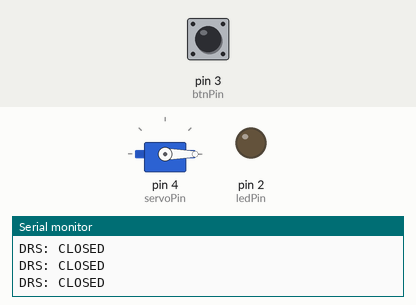
Simulated run of this sketch. Board: Arduino Uno, built with avr-gcc and run on an emulated ATmega328P. Parts: servo, output pins drawn as LEDs (lit = HIGH), the last lines printed to the serial monitor. The inputs (shaded band) are chosen by the test bench; at power-on: pin 3 (btnPin) HIGH.

Above: at 1.2 s.
1.3 s: pin 3 (btnPin) pulled LOW for 0.15 s
At 1.37 s:
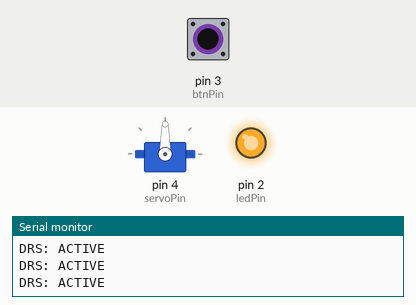
2.9 s: pin 3 (btnPin) pulled LOW for 3.2 s
At 6.4 s:
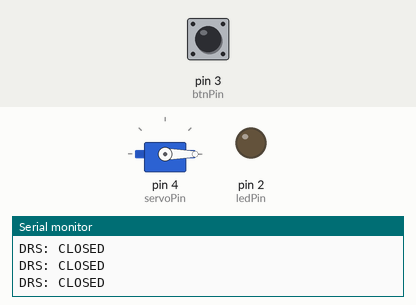
7.6 s: pin 3 (btnPin) driven LOW
At 7.9 s:
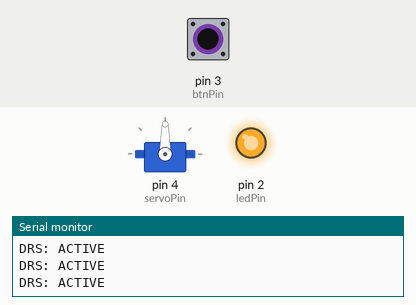
10.6 s: pin 3 (btnPin) driven HIGH
At 10.9 s:
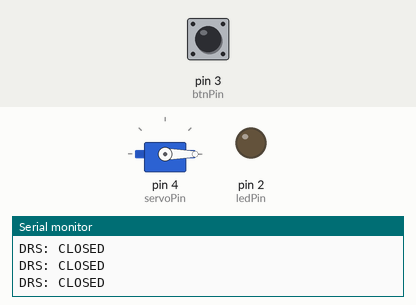
Timing chart, 0 to 13.1 s (numbered marks = the images above; inputs shaded):
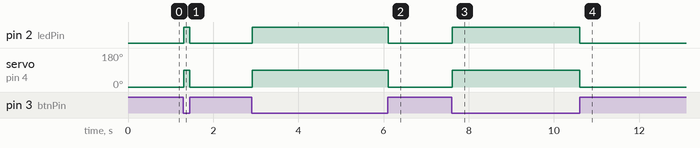

The sketch:

H1D023026-AtikAhnafiSulthon-Responsi-PST-ShiftA-PaketB.ino
```cpp
#include <Arduino.h>
#include <Servo.h>

Servo myservo;

const int servoPin = 4;
const int btnPin = 3;
const int ledPin = 2;

void setup(){
  myservo.attach(servoPin);
  pinMode(ledPin,OUTPUT);
  pinMode(btnPin,INPUT_PULLUP);
  Serial.begin(9600);
}

void loop(){

// statbe button
bool valueBtn = digitalRead(btnPin);

// ketika button ditekan dia posisi LOW
// ketika button dilepas dia posisi HIGH
  if(valueBtn == LOW){
    myservo.write(90);
    Serial.println("DRS: ACTIVE");
    digitalWrite(ledPin,HIGH);
  }else{
    myservo.write(0);
    Serial.println("DRS: CLOSED");
    digitalWrite(ledPin,LOW);
  }

  delay(20);

}
```

Measured:
- after the input at 1.3 s, pin 2 (ledPin): LOW → HIGH at once, → LOW 0.14 s later; servo on pin 4 (servoPin): 0° → 90° at once, → 0° 0.14 s later
- after the input at 2.9 s, pin 2 (ledPin): LOW → HIGH at once, → LOW 3.2 s later; servo on pin 4 (servoPin): 0° → 90° at once, → 0° 3.2 s later
- after the input at 7.6 s, pin 2 (ledPin): LOW → HIGH at once; servo on pin 4 (servoPin): 0° → 90° at once
- after the input at 10.6 s, pin 2 (ledPin): HIGH → LOW at once; servo on pin 4 (servoPin): 90° → 0° at once
